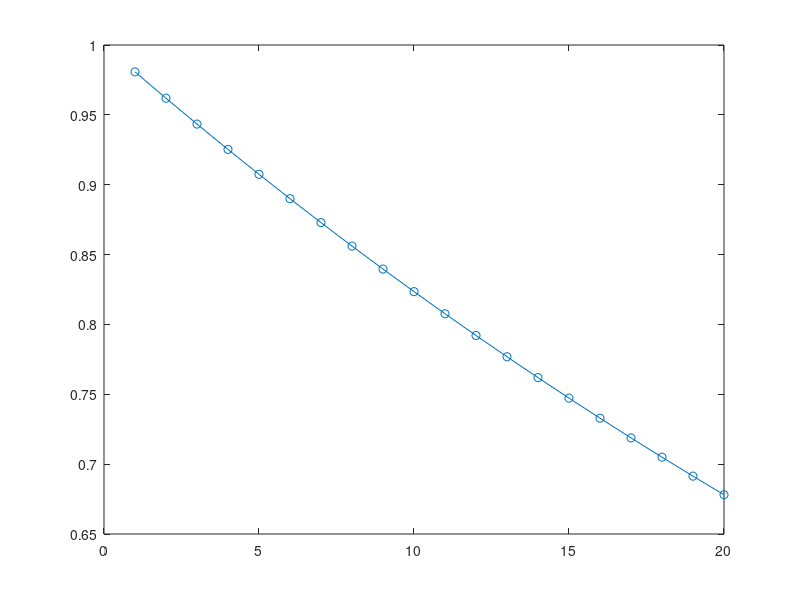

The MATLAB source for this figure:
%bbo transmittance

%thorlabs gives 88% for 6mm

d=1:20;

for ii=1:length(d)
  transmittance(ii) = 0.89.^(d(ii)/6);
end

figure
plot(d,transmittance,'-o')